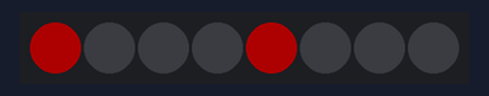
A sketch run on a simulated Arduino Uno, built with avr-gcc and run on an emulated ATmega328P. Shown: 8 RGB LEDs in strip order, left to right. Dim RGB values are drawn brighter than linear.

Above: at 0.1 s.
At 4.71 s:
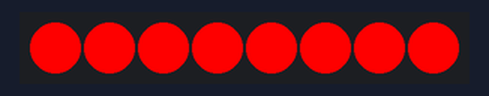
At 9.52 s:
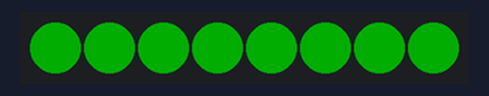
At 19.15 s:
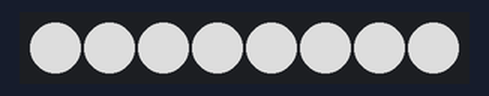
At 29.38 s:
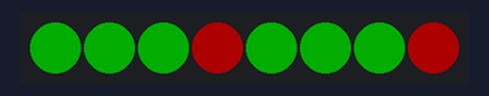
At 39.8 s:
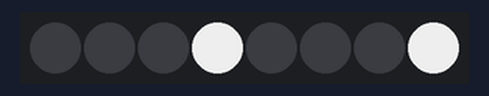
Timing chart, 0 to 40.0 s (numbered marks = the images above):
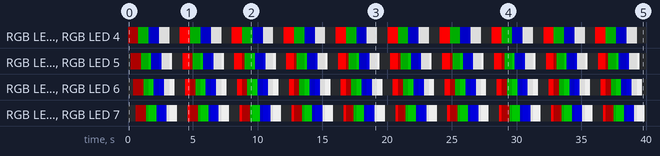

The sketch:

3_4.ino
```cpp
#include <Adafruit_NeoPixel.h>
#define RGB 33
int allRGB = 8;
int brightness = 50;
int waitTime = 200;
int currentColor = 0;
Adafruit_NeoPixel rgbs = Adafruit_NeoPixel(
              allRGB, RGB, NEO_GRB + NEO_KHZ800);

uint32_t colors[] = {
  rgbs.Color(255, 0, 0),
  rgbs.Color(0, 255, 0),
  rgbs.Color(0, 0, 255),
  rgbs.Color(255, 255, 255),
  rgbs.Color(0, 0, 0)
};
void RGB_Spinning(long color, int wait)
{
  for(int rgb=0; rgb < allRGB/2; rgb++)
  {
    rgbs.setPixelColor(rgb,color);
    rgbs.setPixelColor(rgb+4,color);
    rgbs.show();
    delay(wait);
  }
}
void setup()
{
    rgbs.begin();
    rgbs.show();
    rgbs.setBrightness(brightness);
}
void loop()
{
  RGB_Spinning(colors[currentColor], waitTime);
  currentColor++;
  if(currentColor > 4){
    currentColor = 0;
  }
  rgbs.setBrightness(brightness);
  brightness = brightness + 50;
  if(brightness > 255){
    brightness = 50;
  }
}
```

Measured:
- by itself, RGB LED 0, RGB LED 4: repeats every 4.0 s: RGB(0, 50, 0) 0.80 s, RGB(0, 0, 100) 0.80 s, RGB(150, 150, 150) 0.80 s, off 0.80 s, RGB(250, 0, 0) 0.80 s
- by itself, RGB LED 1, RGB LED 5: repeats every 4.0 s: RGB(0, 50, 0) 0.60 s, RGB(0, 100, 0) 0.20 s, RGB(0, 0, 100) 0.60 s, RGB(0, 0, 150) 0.20 s, RGB(150, 150, 150) 0.60 s, RGB(200, 200, 200) 0.20 s, off 0.80 s, RGB(250, 0, 0) 0.60 s, RGB(50, 0, 0) 0.20 s
